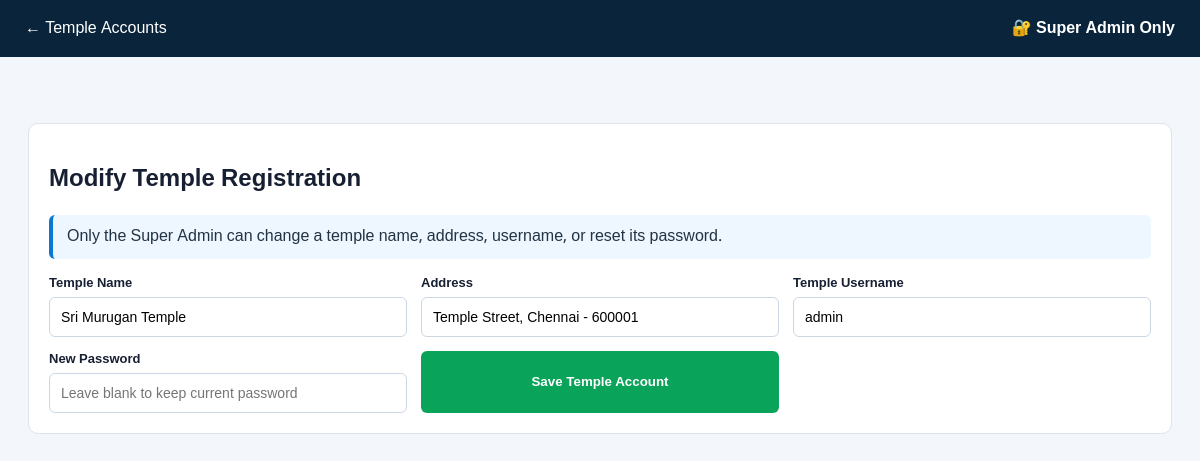
The page /admin/temples/1/edit (signed in) on the database its author committed.
### tables this page shows
CREATE TABLE temples (
        id INTEGER PRIMARY KEY AUTOINCREMENT,
        name TEXT NOT NULL UNIQUE,
        address TEXT,
        created_at TEXT NOT NULL
    );

CREATE TABLE users (
            id INTEGER PRIMARY KEY AUTOINCREMENT,
            temple_id INTEGER NOT NULL,
            username TEXT NOT NULL,
            password TEXT,
            password_hash TEXT,
            role TEXT NOT NULL DEFAULT 'admin',
            UNIQUE(temple_id, username),
            FOREIGN KEY(temple_id) REFERENCES temples(id) ON DELETE CASCADE
        );

### app.py (the view, shortened to what this page needs)
@app.route("/admin/temples/<int:temple_id>/edit", methods=["GET", "POST"])
@super_admin_required
def edit_temple(temple_id):
    rows = query("SELECT * FROM temples WHERE id=?", (temple_id,))
    if not rows:
        flash("Temple not found.")
        return redirect(url_for("temples"))
    temple = rows[0]
    user_rows = query("SELECT * FROM users WHERE temple_id=? LIMIT 1", (temple_id,))
    user = user_rows[0] if user_rows else None
    return render_template("edit_temple.html", temple=temple, user=user)

### app.py (called while the page is built)
@app.context_processor
def accounting_categories():
    return {"INCOME_CATEGORIES": INCOME_CATEGORIES, "EXPENSE_CATEGORIES": EXPENSE_CATEGORIES}

def db():
    c = sqlite3.connect(DB)
    c.row_factory = sqlite3.Row
    c.execute("PRAGMA foreign_keys = ON")
    return c

def query(sql, args=()):
    c = db()
    rows = c.execute(sql, args).fetchall()
    c.close()
    return rows

def is_logged_in():
    return "user_id" in session

def is_super_admin():
    return session.get("role") == "super_admin"

def super_admin_required(fn):
    @wraps(fn)
    def wrapper(*args, **kwargs):
        if not is_logged_in():
            return redirect(url_for("login"))
        if not is_super_admin():
            flash("Super Admin authorization is required for this action.")
            return redirect(url_for("dashboard"))
        return fn(*args, **kwargs)
    return wrapper

### templates/edit_temple.html
<!doctype html><html lang="en"><head><meta charset="utf-8"><meta name="viewport" content="width=device-width,initial-scale=1"><title>Edit Temple Account</title><link rel="stylesheet" href="/static/style.css"></head><body><div class="reportbar"><a href="/admin/temples">← Temple Accounts</a><strong>🔐 Super Admin Only</strong></div><main class="wide"><section class="panel"><h2>Modify Temple Registration</h2><div class="notice">Only the Super Admin can change a temple name, address, username, or reset its password.</div><form method="post" class="form"><div><label>Temple Name</label><input name="name" value="{{temple.name}}" required></div><div><label>Address</label><input name="address" value="{{temple.address or ''}}"></div><div><label>Temple Username</label><input name="username" value="{{user.username if user else ''}}" required></div><div><label>New Password</label><input name="password" type="password" minlength="8" placeholder="Leave blank to keep current password"></div><button class="green">Save Temple Account</button></form></section></main></body></html>

### static/style.css (style rules this page uses)
* { box-sizing:border-box }
body { margin:0;background:#f3f6fa;color:#172033;font-family:"Noto Sans Tamil","Nirmala UI",Arial,sans-serif }
main { margin-left:245px;padding:28px;max-width:1400px }
.wide { margin-left:0;max-width:1400px }
header,.reportbar { display:flex;justify-content:space-between;align-items:center;margin-bottom:20px }
.reportbar { padding:18px 25px;background:#09243b;color:white }
.reportbar a { color:white;text-decoration:none }
.panel { background:white;border:1px solid #dce4ee;border-radius:10px;padding:20px;margin-top:18px }
.form { display:grid;grid-template-columns:repeat(3,1fr);gap:14px }
.form label { display:block;font-weight:700;font-size:13px;margin-bottom:5px }
.form input,.form select { width:100%;padding:11px;border:1px solid #ccd7e4;border-radius:6px;font-size:14px }
.green { background:#0aa35a;color:white;border:0;padding:12px 20px;border-radius:6px;font-weight:700;cursor:pointer }
.notice { padding:12px 14px;background:#eef6ff;border-left:4px solid #0878d1;border-radius:6px;margin:10px 0 16px;color:#234 }

### rows shown on the page
temples: name "Sri Murugan Temple", address "Temple Street, Chennai - 600001"
users: username "admin"
